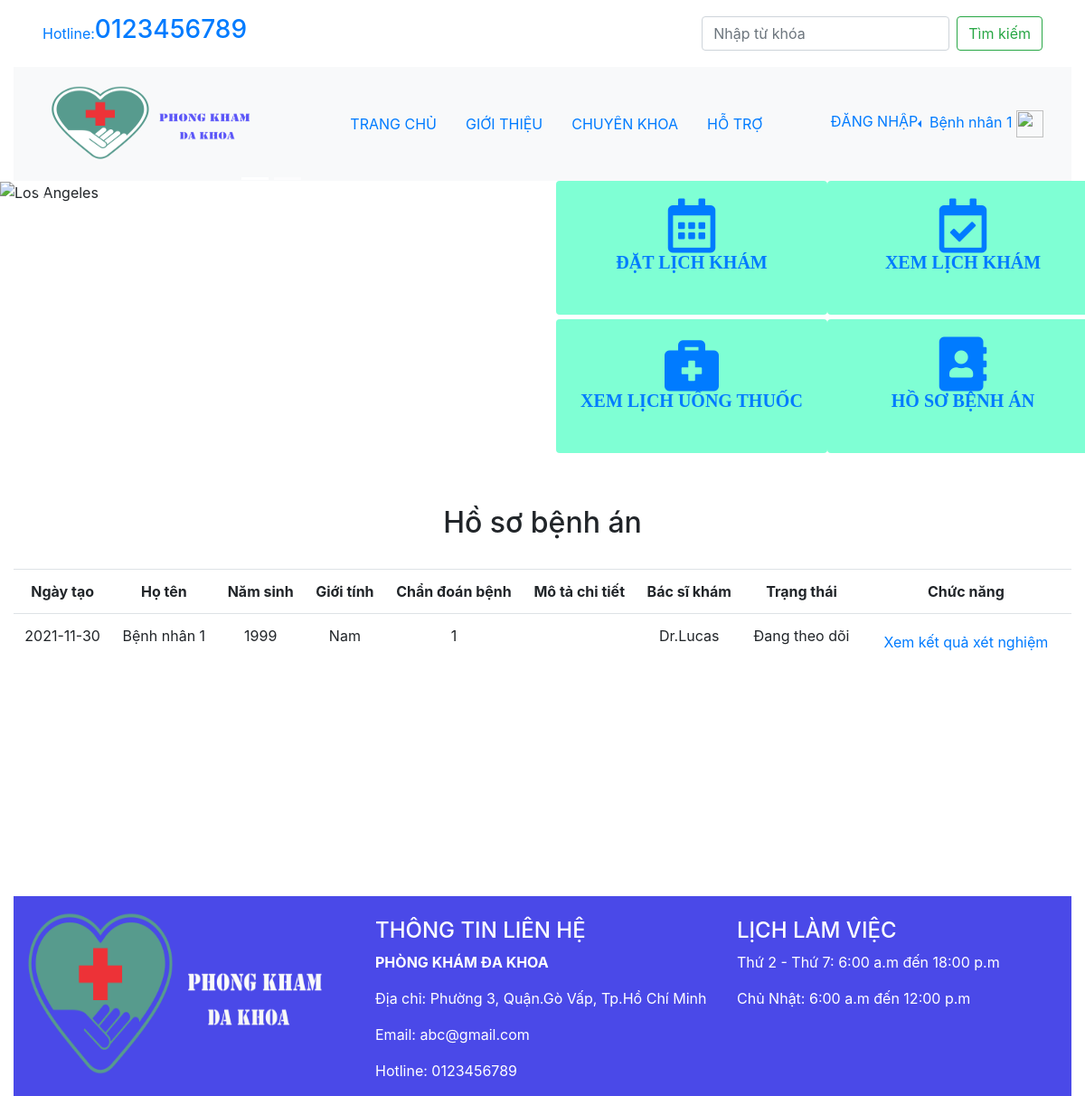
Page /?action=viewprofile (signed in) on the committed database.
### tables this page shows
CREATE TABLE `patient_medical_record` (
  `record_id` int(11) NOT NULL,
  `date_created` date NOT NULL DEFAULT current_timestamp(),
  `patient_id` varchar(100) NOT NULL,
  `doctor_id` int(11) NOT NULL,
  `doctor_name` varchar(100) NOT NULL,
  `patient_name` varchar(200) NOT NULL,
  `patient_phone` varchar(200) NOT NULL,
  `patient_year` varchar(100) NOT NULL,
  `patient_sex` varchar(100) NOT NULL,
  `diagnose` varchar(200) NOT NULL,
  `descript` varchar(500) NOT NULL,
  `status` varchar(100) NOT NULL
);

### controller/patient/getrecord.php (the view)
<?php
if(isset($_SESSION['user_id']))
{
	$user_id = $_SESSION['user_id'];
	$query = mysqli_query($connect,"select * from users where user_id='$user_id'");
	$rw = mysqli_fetch_array($query);
	if(!empty($rw['patient_id'])){
		$patient_id=$rw['patient_id'];
	}
	$sql = "select * from patient_medical_record where patient_id='$patient_id'";
	$result=mysqli_query($connect,$sql);
	$i=mysqli_num_rows($result);
	if($i != 0)
	{
		while($row=mysqli_fetch_array($result))
		{
			echo '
			<tr align="center">
				<td>'.$row['date_created'].'</td>
				<td>'.$row['patient_name'].'</td>
				<td>'.$row['patient_year'].'</td>
				<td>'.$row['patient_sex'].'</td>
				<td>'.$row['diagnose'].'</td>
				<td>'.$row['descript'].'</td>
				<td>'.$row['doctor_name'].'</td>
				<td>'.$row['status'].'</td>
				<td>
				<button type="button" class="btn btn-link view_result" value="'.$row['record_id'].'">Xem kết quả xét nghiệm</button>
			</tr>';
		}
	}
	else
	{
		echo '
		<tr>
			<td colspan="9" style="opacity:0.6" align="center">Không có hồ sơ</td>
		</tr>
		';
	}
}
?>

### rows in the picture
patient_medical_record: date_created "2021-11-30", patient_name "Bệnh nhân 1", patient_year "1999", patient_sex "Nam", diagnose "1", doctor_name "Dr.Lucas", status "Đang theo dõi", $row['record_id'] 26 (drawn)

### other values in the picture
$_SESSION['name'] "Bệnh nhân 1"
